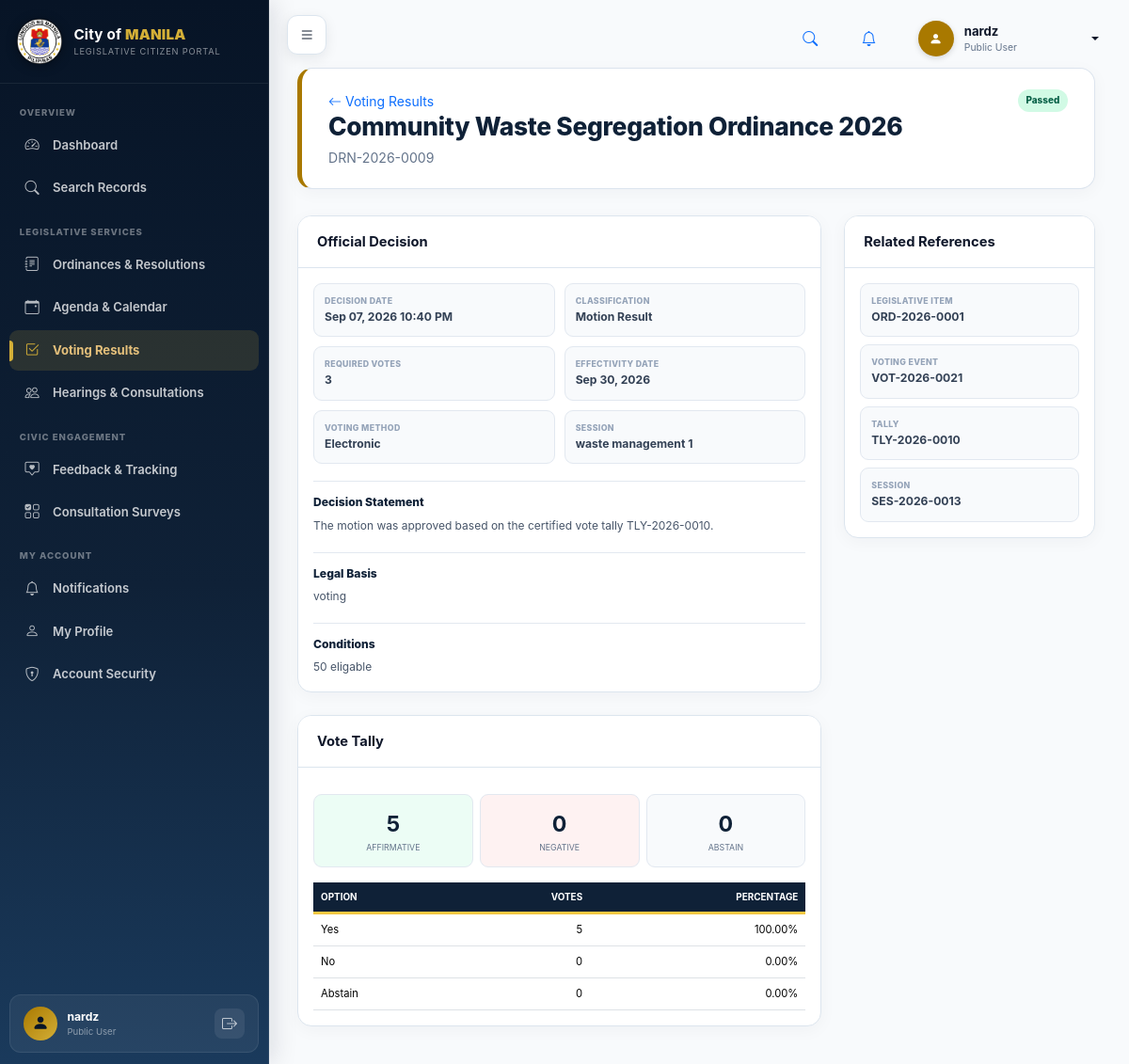
The page /citizen_portal/modules/voting/view.php?id=9 (signed in) on the database its author committed.
### tables this page shows
CREATE TABLE `users` (
  `id` int(11) NOT NULL,
  `username` varchar(100) DEFAULT NULL,
  `full_name` varchar(150) NOT NULL,
  `email` varchar(150) NOT NULL,
  `phone` varchar(50) DEFAULT NULL,
  `password` varchar(255) NOT NULL,
  `role_id` int(11) NOT NULL,
  `office_id` int(11) DEFAULT NULL,
  `department_id` int(11) DEFAULT NULL,
  `status` varchar(50) DEFAULT 'Active',
  `created_at` timestamp NOT NULL DEFAULT current_timestamp(),
  `last_login_at` datetime DEFAULT NULL,
  `updated_at` timestamp NOT NULL DEFAULT current_timestamp() ON UPDATE current_timestamp(),
  `deleted_at` datetime DEFAULT NULL
);

CREATE TABLE `roles` (
  `id` int(11) NOT NULL,
  `name` varchar(100) NOT NULL,
  `created_at` timestamp NOT NULL DEFAULT current_timestamp()
);

CREATE TABLE `vqd_decisions` (
  `id` int(11) NOT NULL,
  `legislative_item_id` int(11) DEFAULT NULL,
  `voting_event_id` int(11) DEFAULT NULL,
  `tally_id` int(11) DEFAULT NULL,
  `reference_number` varchar(100) NOT NULL,
  `decision_record_number` varchar(100) DEFAULT NULL,
  `decision_source` varchar(100) DEFAULT 'Vote Tally',
  `source_reference` varchar(100) DEFAULT NULL,
  `decision_datetime` datetime DEFAULT NULL,
  `official_outcome` varchar(100) NOT NULL DEFAULT 'Pending',
  `decision_classification` varchar(100) DEFAULT NULL,
  `required_votes` int(11) NOT NULL DEFAULT 0,
  `affirmative_votes` int(11) NOT NULL DEFAULT 0,
  `negative_votes` int(11) NOT NULL DEFAULT 0,
  `abstain_votes` int(11) NOT NULL DEFAULT 0,
  `moved_by` varchar(255) DEFAULT NULL,
  `seconded_by` varchar(255) DEFAULT NULL,
  `decision_statement` text NOT NULL,
  `legal_basis` text DEFAULT NULL,
  `conditions` text DEFAULT NULL,
  `effectivity_type` varchar(100) DEFAULT NULL,
  `effectivity_date` date DEFAULT NULL,
  `release_classification` varchar(50) DEFAULT 'Internal',
  `implementation_notes` text DEFAULT NULL,
  `publication_notes` text DEFAULT NULL,
  `record_remarks` text DEFAULT NULL,
  `record_status` varchar(50) NOT NULL DEFAULT 'Draft',
  `recorded_by` int(11) DEFAULT NULL,
  `certified_by` int(11) DEFAULT NULL,
  `certified_at` datetime DEFAULT NULL,
  `published_by` int(11) DEFAULT NULL,
  `published_at` datetime DEFAULT NULL,
  `created_by` int(11) DEFAULT NULL,
  `created_at` timestamp NOT NULL DEFAULT current_timestamp(),
  `updated_at` timestamp NOT NULL DEFAULT current_timestamp() ON UPDATE current_timestamp()
);

CREATE TABLE `legislative_items` (
  `id` int(11) NOT NULL,
  `public_id` char(36) DEFAULT NULL,
  `reference_number` varchar(100) NOT NULL,
  `item_type_id` int(11) NOT NULL,
  `origin_system_id` int(11) DEFAULT NULL,
  `originating_office_id` int(11) DEFAULT NULL,
  `title` varchar(255) NOT NULL,
  `summary` text DEFAULT NULL,
  `current_status` varchar(100) NOT NULL DEFAULT 'Draft',
  `priority_level` varchar(50) DEFAULT 'Normal',
  `visibility` varchar(30) DEFAULT 'Internal',
  `created_by` int(11) DEFAULT NULL,
  `created_at` timestamp NOT NULL DEFAULT current_timestamp(),
  `updated_at` timestamp NOT NULL DEFAULT current_timestamp() ON UPDATE current_timestamp(),
  `deleted_at` datetime DEFAULT NULL
);

CREATE TABLE `vqd_voting_events` (
  `id` int(11) NOT NULL,
  `session_id` int(11) DEFAULT NULL,
  `quorum_check_id` int(11) DEFAULT NULL,
  `legislative_item_id` int(11) DEFAULT NULL,
  `committee_id` int(11) DEFAULT NULL,
  `office_id` int(11) DEFAULT NULL,
  `reference_number` varchar(100) NOT NULL,
  `motion_text` text NOT NULL,
  `procedural_basis` text DEFAULT NULL,
  `voting_method` varchar(50) NOT NULL DEFAULT 'Manual',
  `vote_visibility` varchar(50) NOT NULL DEFAULT 'Recorded',
  `decision_threshold` varchar(100) NOT NULL DEFAULT 'Simple Majority',
  `required_percentage` decimal(7,4) DEFAULT NULL,
  `fixed_required_votes` int(11) DEFAULT NULL,
  `abstention_rule` varchar(100) DEFAULT 'Allowed',
  `tie_rule` varchar(100) DEFAULT 'Presiding Officer Decides',
  `opening_authority_id` int(11) DEFAULT NULL,
  `closing_authority_id` int(11) DEFAULT NULL,
  `voting_operator_id` int(11) DEFAULT NULL,
  `presiding_officer_id` int(11) DEFAULT NULL,
  `session_date` date DEFAULT NULL,
  `opening_time` datetime DEFAULT NULL,
  `duration_minutes` int(11) DEFAULT NULL,
  `access_code_hash` varchar(255) DEFAULT NULL,
  `reauthentication_required` tinyint(1) NOT NULL DEFAULT 0,
  `opening_announcement` text DEFAULT NULL,
  `closing_instruction` text DEFAULT NULL,
  `ballot_instructions` text DEFAULT NULL,
  `status` varchar(50) NOT NULL DEFAULT 'Draft',
  `opened_at` datetime DEFAULT NULL,
  `closed_at` datetime DEFAULT NULL,
  `paused_at` datetime DEFAULT NULL,
  `cancelled_at` datetime DEFAULT NULL,
  `cancellation_reason` text DEFAULT NULL,
  `created_by` int(11) DEFAULT NULL,
  `created_at` timestamp NOT NULL DEFAULT current_timestamp(),
  `updated_at` timestamp NOT NULL DEFAULT current_timestamp() ON UPDATE current_timestamp()
);

CREATE TABLE `vqd_sessions` (
  `id` int(11) NOT NULL,
  `reference_number` varchar(100) NOT NULL,
  `legislative_item_id` int(11) DEFAULT NULL,
  `committee_id` int(11) DEFAULT NULL,
  `office_id` int(11) DEFAULT NULL,
  `session_title` varchar(255) NOT NULL,
  `session_type` varchar(100) DEFAULT 'Regular Session',
  `session_mode` varchar(50) DEFAULT 'On-site',
  `session_date` date NOT NULL,
  `start_time` time NOT NULL,
  `end_time` time DEFAULT NULL,
  `venue` varchar(255) DEFAULT NULL,
  `meeting_link` varchar(500) DEFAULT NULL,
  `presiding_officer_id` int(11) DEFAULT NULL,
  `secretary_user_id` int(11) DEFAULT NULL,
  `status` varchar(50) NOT NULL DEFAULT 'Draft',
  `notes` text DEFAULT NULL,
  `created_by` int(11) DEFAULT NULL,
  `created_at` timestamp NOT NULL DEFAULT current_timestamp(),
  `updated_at` timestamp NOT NULL DEFAULT current_timestamp() ON UPDATE current_timestamp(),
  `closed_at` datetime DEFAULT NULL
);

CREATE TABLE `vqd_vote_tally_options` (
  `id` bigint(20) NOT NULL,
  `tally_id` int(11) NOT NULL,
  `option_id` int(11) DEFAULT NULL,
  `option_label` varchar(150) NOT NULL,
  `option_category` varchar(50) DEFAULT 'Choice',
  `vote_count` int(11) NOT NULL DEFAULT 0,
  `percentage` decimal(7,4) NOT NULL DEFAULT 0.0000,
  `option_note` text DEFAULT NULL,
  `sequence_number` int(11) NOT NULL DEFAULT 1
);

CREATE TABLE `vqd_vote_tallies` (
  `id` int(11) NOT NULL,
  `voting_event_id` int(11) NOT NULL,
  `legislative_item_id` int(11) DEFAULT NULL,
  `reference_number` varchar(100) NOT NULL,
  `voting_session_reference` varchar(100) DEFAULT NULL,
  `vote_source` varchar(100) DEFAULT 'System Votes',
  `tally_datetime` datetime DEFAULT NULL,
  `tally_officer_id` int(11) DEFAULT NULL,
  `reviewer_id` int(11) DEFAULT NULL,
  `eligible_voters` int(11) NOT NULL DEFAULT 0,
  `votes_cast` int(11) NOT NULL DEFAULT 0,
  `valid_votes` int(11) NOT NULL DEFAULT 0,
  `invalid_ballots` int(11) NOT NULL DEFAULT 0,
  `challenged_ballots` int(11) NOT NULL DEFAULT 0,
  `missing_votes` int(11) NOT NULL DEFAULT 0,
  `affirmative_votes` int(11) NOT NULL DEFAULT 0,
  `negative_votes` int(11) NOT NULL DEFAULT 0,
  `abstain_votes` int(11) NOT NULL DEFAULT 0,
  `decision_threshold` varchar(100) DEFAULT 'Simple Majority',
  `fixed_required_votes` int(11) DEFAULT NULL,
  `required_votes` int(11) NOT NULL DEFAULT 0,
  `result_outcome` varchar(100) DEFAULT 'Pending',
  `result_statement` text DEFAULT NULL,
  `discrepancy_classification` varchar(100) DEFAULT 'None',
  `audit_findings` text DEFAULT NULL,
  `recount_status` varchar(50) DEFAULT 'Not Required',
  `recount_method` varchar(100) DEFAULT NULL,
  `recount_notes` text DEFAULT NULL,
  `decision_handoff` varchar(50) DEFAULT 'Pending',
  `tally_status` varchar(50) NOT NULL DEFAULT 'Draft',
  `certified_by` int(11) DEFAULT NULL,
  `certified_at` datetime DEFAULT NULL,
  `created_by` int(11) DEFAULT NULL,
  `created_at` timestamp NOT NULL DEFAULT current_timestamp(),
  `updated_at` timestamp NOT NULL DEFAULT current_timestamp() ON UPDATE current_timestamp()
);

### citizen_portal/modules/voting/view.php (the view, shortened to what the rows shown need)
<?php
require_once __DIR__.'/../../includes/public_data.php';
requireLogin();
$pdo=db();
$id=(int)($_GET['id']??0);
$q=$pdo->prepare(
    'SELECT
        d.*,li.reference_number legislative_reference,li.title legislative_title,
        t.reference_number tally_reference,t.result_outcome,t.tally_status,
        ve.reference_number voting_reference,ve.voting_method,ve.vote_visibility,
        s.reference_number session_reference,s.session_title,s.session_date,s.venue
     FROM vqd_decisions d
     LEFT JOIN legislative_items li ON li.id=d.legislative_item_id
     LEFT JOIN vqd_vote_tallies t ON t.id=d.tally_id
     LEFT JOIN vqd_voting_events ve ON ve.id=d.voting_event_id
     LEFT JOIN vqd_sessions s ON s.id=ve.session_id
     WHERE d.id=:id
       AND d.record_status="Published"
       AND d.release_classification="Public"
     LIMIT 1'
);
$q->execute([':id'=>$id]);
$decision=$q->fetch();
$options=[];
if(!empty($decision['tally_id'])){
    $oq=$pdo->prepare(
        'SELECT option_label,option_category,vote_count,percentage
         FROM vqd_vote_tally_options
         WHERE tally_id=:tally
         ORDER BY sequence_number,id'
    );
    $oq->execute([':tally'=>(int)$decision['tally_id']]);
    $options=$oq->fetchAll();
}
$extraCss=[appUrl('assets/css/public-modules.css')];
include __DIR__.'/../../layouts/header.php';
?>
<div class="app-shell">
<?php include __DIR__.'/../../layouts/sidebar.php'; ?>
<main class="main-content">
<div class="page-head">
<div>
<a class="small text-decoration-none" href="<?= e(appUrl('modules/voting/index.php')) ?>"><i class="bi bi-arrow-left"></i> Voting Results</a>
<h1><?= e($decision['legislative_title']?:'Official Voting Decision') ?></h1>
<p><?= e($decision['decision_record_number']?:$decision['reference_number']) ?></p>
</div>
<span class="public-status <?= e(portalStatusClass($decision['official_outcome'])) ?>"><?= e($decision['official_outcome']) ?></span>
</div>
<div class="row g-4">
<div class="col-xl-8">
<div class="card portal-card mb-4">
<div class="card-body">
<div class="public-detail-grid">
<div><small>Decision Date</small><strong><?= formatDateTime($decision['decision_datetime']) ?></strong></div>
<div><small>Classification</small><strong><?= e($decision['decision_classification']?:'—') ?></strong></div>
<div><small>Required Votes</small><strong><?= (int)$decision['required_votes'] ?></strong></div>
<div><small>Effectivity Date</small><strong><?= formatDate($decision['effectivity_date']) ?></strong></div>
<div><small>Voting Method</small><strong><?= e($decision['voting_method']?:'—') ?></strong></div>
<div><small>Session</small><strong><?= e($decision['session_title']?:'—') ?></strong></div>
</div>
<div class="public-text-block"><h3>Decision Statement</h3><p><?= nl2br(e($decision['decision_statement'])) ?></p></div>
<?php if($decision['legal_basis']): ?><div class="public-text-block"><h3>Legal Basis</h3><p><?= nl2br(e($decision['legal_basis'])) ?></p></div><?php endif; ?>
<?php if($decision['conditions']): ?><div class="public-text-block"><h3>Conditions</h3><p><?= nl2br(e($decision['conditions'])) ?></p></div><?php endif; ?>
</div>
</div>
<div class="card portal-card">
<div class="card-body">
<div class="vote-summary large">
<div class="yes"><strong><?= (int)$decision['affirmative_votes'] ?></strong><span>Affirmative</span></div>
<div class="no"><strong><?= (int)$decision['negative_votes'] ?></strong><span>Negative</span></div>
<div><strong><?= (int)$decision['abstain_votes'] ?></strong><span>Abstain</span></div>
</div>
<?php if($options): ?>
<div class="table-responsive mt-3">
<table class="table public-table mb-0">
<thead><tr><th>Option</th><th class="text-end">Votes</th><th class="text-end">Percentage</th></tr></thead>
<tbody>
<?php foreach($options as $o): ?><tr><td><?= e($o['option_label']) ?></td><td class="text-end"><?= (int)$o['vote_count'] ?></td><td class="text-end"><?= number_format((float)$o['percentage'],2) ?>%</td></tr><?php endforeach; ?>
</tbody>
</table>
</div>
<?php endif; ?>
</div>
</div>
</div>
<div class="col-xl-4">
<div class="card portal-card mb-4">
<div class="card-body public-side-list">
<div><small>Legislative Item</small><strong><?= e($decision['legislative_reference']?:'—') ?></strong></div>
<div><small>Voting Event</small><strong><?= e($decision['voting_reference']?:'—') ?></strong></div>
<div><small>Tally</small><strong><?= e($decision['tally_reference']?:'—') ?></strong></div>
<div><small>Session</small><strong><?= e($decision['session_reference']?:'—') ?></strong></div>
</div>
</div>
</div>
</div>
</main>
</div>
<?php include __DIR__.'/../../layouts/footer.php'; ?>

### citizen_portal/layouts/header.php (shortened to what the rows shown need)
<?php
$user = currentUser();
?>
<!doctype html>
<html lang="en">
<head>
<link rel="stylesheet" href="https://cdn.jsdelivr.net/npm/bootstrap@5.3.3/dist/css/bootstrap.min.css">
<link rel="stylesheet" href="https://cdn.jsdelivr.net/npm/bootstrap-icons@1.11.3/font/bootstrap-icons.css">
<link rel="stylesheet" href="<?= e(appUrl('assets/css/style.css?v=' . time())) ?>">
<link rel="stylesheet" href="<?= e(appUrl('assets/css/orlms-shell.css?v=' . time())) ?>">
<?php if(!empty($extraCss)): foreach($extraCss as $css): ?>
<link rel="stylesheet" href="<?= e($css) ?>">
<?php endforeach; endif; ?>
</head>
<body>
<header class="orlms-topbar">
    <div class="orlms-topbar-actions">
        <div class="dropdown">
            <button class="orlms-user-button dropdown-toggle" type="button" data-bs-toggle="dropdown" aria-expanded="false">
                <div class="orlms-user-copy">
                    <strong><?= e($user['full_name'] ?? 'Citizen User') ?></strong>
                    <small><?= e($user['role_name'] ?? 'Public Citizen') ?></small>
                </div>
            </button>
        </div>
    </div>
</header>

### citizen_portal/layouts/sidebar.php (shortened to what the rows shown need)
<?php
$user = currentUser();
?>
<aside class="sidebar orlms-sidebar" id="sidebar">
    <div class="sidebar-user-footer">
        <div class="user-info-text">
            <strong><?= e($user['full_name'] ?? 'Citizen User') ?></strong>
            <small><?= e($user['role_name'] ?? 'Public Citizen') ?></small>
        </div>
    </div>
</aside>

### rows shown on the page
users: full_name "nardz", role.name "Public User"
vqd_decisions: legislative_item.title "Community Waste Segregation Ordinance 2026", decision_record_number "DRN-2026-0009", official_outcome "Passed", decision_datetime "Sep 07, 2026 10:40 PM", decision_classification "Motion Result", required_votes "3", effectivity_date "Sep 30, 2026", voting_event.voting_method "Electronic", vqd_sessions.session_title "waste management 1", decision_statement "The motion was approved based on the certified vote tally TLY-2026-0010.", legal_basis "voting", conditions "50 eligable", affirmative_votes "5", negative_votes "0", abstain_votes "0", legislative_item.reference_number "ORD-2026-0001", voting_event.reference_number "VOT-2026-0021", tally.reference_number "TLY-2026-0010", vqd_sessions.reference_number "SES-2026-0013"
vqd_vote_tally_options: option_label "Yes", vote_count "5", percentage "100.00"
vqd_vote_tally_options: option_label "No", vote_count "0", percentage "0.00"
vqd_vote_tally_options: option_label "Abstain", vote_count "0", percentage "0.00"

### other values the page prints
$groupLabel "OVERVIEW"
$label "Dashboard"
$label "Search Records"
$groupLabel "LEGISLATIVE SERVICES"
$label "Ordinances & Resolutions"
$label "Agenda & Calendar"
$label "Voting Results"
$label "Hearings & Consultations"
$groupLabel "CIVIC ENGAGEMENT"
$label "Feedback & Tracking"
$label "Consultation Surveys"
$groupLabel "MY ACCOUNT"
$label "Notifications"
$label "My Profile"
$label "Account Security"
